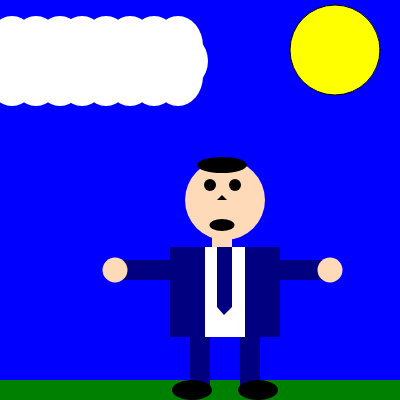
Frame 1 (no input)
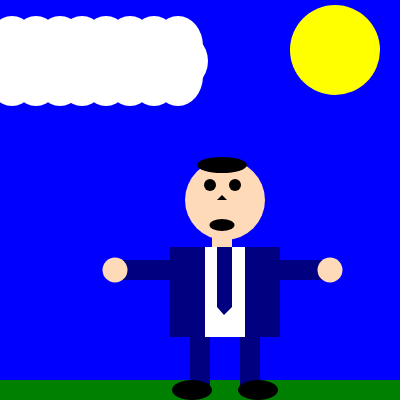
Frame 60 (no input)
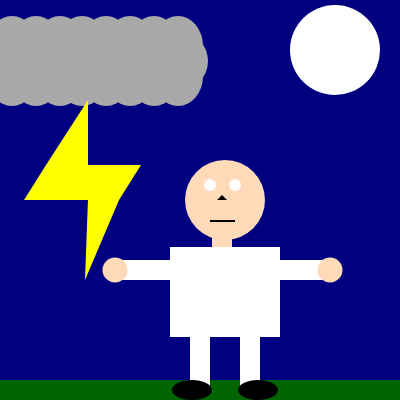
Frame 120 (the mouse pressed at the canvas centre since frame 60)

The p5.js sketch that drew these frames (run headless with seeded random() and noise() and a simulated clock; from frame 60 on, the mouse is pressed at the canvas centre):

// p5.js sketch
// ── sketch.js
function setup() {
createCanvas(400, 400);
}

function draw() {
  background('blue');


    //sun
    fill('yellow');
    ellipse(335, 50, 90, 90);

    //clouds
    fill('white');
    noStroke();
    ellipse(12, 46, 50, 60);
    ellipse(36, 46, 50, 60);
    ellipse(60, 46, 50, 60);
    ellipse(82, 46, 50, 60);
    ellipse(106, 46, 50, 60);
    ellipse(130, 46, 50, 60);
    ellipse(154, 46, 50, 60);
    ellipse(178, 46, 50, 60);

    //middle cloud
    ellipse(178, 61, 60, 60);

    //bottom layer clouds
    ellipse(12, 76, 50, 60);
    ellipse(36, 76, 50, 60);
    ellipse(60, 76, 50, 60);
    ellipse(82, 76, 50, 60);
    ellipse(106, 76, 50, 60);
    ellipse(130, 76, 50, 60);
    ellipse(154, 76, 50, 60);
    ellipse(178, 76, 50, 60);

    //grass
    fill('green');
    rect(0, 380, 400, 20);

    //head
    fill('peachpuff');
    circle(225, width/2, 80, 80);

    //hair
    fill('black')
    ellipse(222, 165, 50, 16);

    //eyes
    fill('black');
    ellipse(210, 185, 12, 12);
    ellipse(235, 185, 12, 12);

    //nose
    triangle(222, 195, 217, 200, 227, 200);

    //mouth
    ellipse(222, 225, 25, 12);

    //neck
    fill('peachpuff');
    rect(212, 235, 20, 12 );

    //torso
    fill('white');
    rect(170, 247, 110, 90);

    fill('#000080');
    rect(170, 247, 35, 90);
    rect(245, 247, 35, 90);

    //tie
    rect(217, 247, 15, 60 );
    triangle(217, 307, 232, 307, 224, 315);



    //legs

    rect(190, 337, 20, 50);
    rect(240, 337, 20, 50);

    //arms
    rect(115, 260, 55, 20);
      rect( 280, 260, 55, 20);

    //hands
    fill('peachpuff');
    circle(330, 270, 25);
    circle(115, 270, 25);

    //feet
    fill('black');
    ellipse(192, 390, 40, 20);
    ellipse(258, 390, 40, 20);


    if(mouseIsPressed){

    background('#000080');

     //sun
    fill('white');
    ellipse(335, 50, 90, 90);

    //clouds
    fill('#A9A9A9');
    noStroke();
    ellipse(12, 46, 50, 60);
    ellipse(36, 46, 50, 60);
    ellipse(60, 46, 50, 60);
    ellipse(82, 46, 50, 60);
    ellipse(106, 46, 50, 60);
    ellipse(130, 46, 50, 60);
    ellipse(154, 46, 50, 60);
    ellipse(178, 46, 50, 60);

    //middle cloud
    ellipse(178, 61, 60, 60);

    //bottom layer clouds
    ellipse(12, 76, 50, 60);
    ellipse(36, 76, 50, 60);
    ellipse(60, 76, 50, 60);
    ellipse(82, 76, 50, 60);
    ellipse(106, 76, 50, 60);
    ellipse(130, 76, 50, 60);
    ellipse(154, 76, 50, 60);
    ellipse(178, 76, 50, 60);

    //grass
    fill('#006400');
    rect(0, 380, 400, 20);

    //head
    fill('peachpuff');
    circle(225, width/2, 80, 80);



    //eyes
    fill('white');
    ellipse(210, 185, 12, 12);
    ellipse(235, 185, 12, 12);

    //nose
      fill('black');
    triangle(222, 195, 217, 200, 227, 200);

    //mouth
    rect(210, 220, 25, 2);

    //neck
    fill('peachpuff');
    rect(212, 235, 20, 12 );

    //torso
    fill('white');
    rect(170, 247, 110, 90);

    fill('white');
    rect(170, 247, 35, 90);
    rect(245, 247, 35, 90);

    //tie
    rect(217, 247, 15, 60 );
    triangle(217, 307, 232, 307, 224, 315);



    //legs

    rect(190, 337, 20, 50);
    rect(240, 337, 20, 50);

    //arms
    rect(115, 260, 55, 20);
      rect( 280, 260, 55, 20);

    //hands
    fill('peachpuff');
    circle(330, 270, 25);
    circle(115, 270, 25);

    //feet
    fill('black');
    ellipse(192, 390, 40, 20);
    ellipse(258, 390, 40, 20);

    //lightning bolt
      fill('yellow');
      quad(46, 165, 141, 165, 119, 200, 24, 200);

    triangle(88, 165, 46, 165, 88, 100);
    triangle(88, 199, 119, 200, 85, 280);





    }










    print("debugger");
  
}
